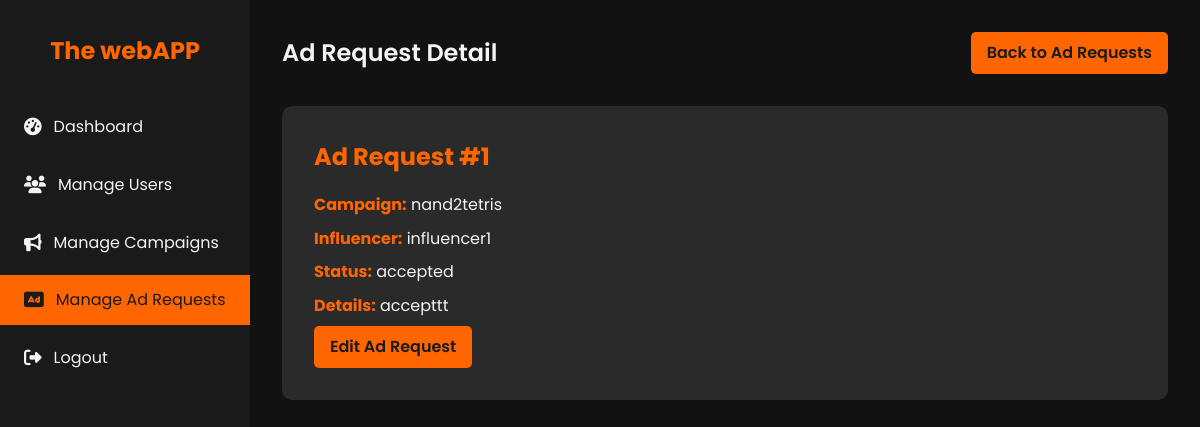
The page /admin/ad_requests/1 (signed in) on the database as committed earlier.
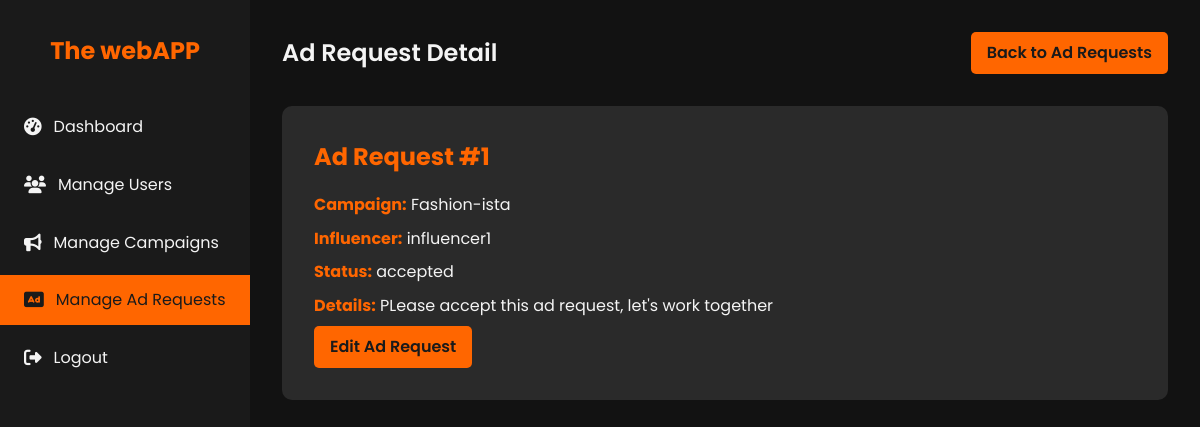
The same page on the database as committed later.
### models.py (models this page shows, shortened)
class Campaign(db.Model):
    id = db.Column(db.Integer, primary_key=True)
    sponsor_id = db.Column(db.Integer, db.ForeignKey('sponsor.id', ondelete='SET NULL'), nullable=True)
    title = db.Column(db.String(120), nullable=False)
    company_name= db.Column(db.String(120), nullable=False)
    description = db.Column(db.Text)
    budget = db.Column(db.Float)
    category = db.Column(db.String(120))
    status = db.Column(db.String(50), nullable=False)  # active, completed, flagged
    start_date = db.Column(db.DateTime)
    end_date = db.Column(db.DateTime)
    is_public = db.Column(db.Boolean, default=True)
    sponsor = db.relationship('Sponsor', backref=db.backref('campaigns', lazy=True, cascade='all, delete-orphan'))

class User(db.Model, UserMixin):
    id = db.Column(db.Integer, primary_key=True)
    username = db.Column(db.String(80), unique=True, nullable=False)
    password = db.Column(db.String(200), nullable=False)
    email = db.Column(db.String(120), unique=True, nullable=False)
    role = db.Column(db.String(50), nullable=False)  # admin, sponsor, influencer
    is_active = db.Column(db.Boolean, default=True)
    sponsor = db.relationship('Sponsor', back_populates='user', uselist=False)
    influencer = db.relationship('Influencer', back_populates='user', uselist=False)

class AdRequest(db.Model):
    id = db.Column(db.Integer, primary_key=True)
    campaign_id = db.Column(db.Integer, db.ForeignKey('campaign.id', ondelete='CASCADE'), nullable=False)
    influencer_id = db.Column(db.Integer, db.ForeignKey('influencer.id', ondelete='CASCADE'), nullable=False)
    status = db.Column(db.String(50), nullable=False)  # pending, accepted, rejected, negotiated
    details = db.Column(db.Text)
    negotiation_terms = db.Column(db.Text)
    communication_log = db.Column(db.Text)
    renegotiation_email = db.Column(db.String(120), nullable=False)
    company_name = db.Column(db.String(120), nullable=False)
    created_at = db.Column(db.DateTime, default=datetime.utcnow)
    updated_at = db.Column(db.DateTime, default=datetime.utcnow, onupdate=datetime.utcnow)
    campaign = db.relationship('Campaign', backref=db.backref('ad_requests', lazy=True, cascade='all, delete-orphan'))
    influencer = db.relationship('Influencer', backref=db.backref('ad_requests', lazy=True, cascade='all, delete-orphan'))

### app.py (the view)
    @app.route('/admin/ad_requests/<int:ad_request_id>')
    @login_required
    @admin_required
    def admin_ad_request_detail(ad_request_id):
        ad_request = AdRequest.query.get_or_404(ad_request_id)
        return render_template('admin_ad_request_detail.html', ad_request=ad_request)

### templates/admin_ad_request_detail.html (shortened to what this page needs)
<!DOCTYPE html>
<html lang="en">
<head>
    <link rel="stylesheet" href="https://cdnjs.cloudflare.com/ajax/libs/font-awesome/6.1.1/css/all.min.css">
</head>
<body>
    <div class="dashboard">
        <aside class="sidebar">
            <div class="logo">
                <h1>The webAPP</h1>
            </div>
            <nav>
                <ul class="nav-menu">
                    <li class="nav-item">
                        <a href="{{ url_for('admin_dashboard') }}" class="nav-link">
                            <i class="fas fa-tachometer-alt"></i> Dashboard
                        </a>
                    </li>
                    <li class="nav-item">
                        <a href="{{ url_for('admin_users') }}" class="nav-link">
                            <i class="fas fa-users"></i> Manage Users
                        </a>
                    </li>
                    <li class="nav-item">
                        <a href="{{ url_for('admin_campaigns') }}" class="nav-link">
                            <i class="fas fa-bullhorn"></i> Manage Campaigns
                        </a>
                    </li>
                    <li class="nav-item">
                        <a href="{{ url_for('admin_ad_requests') }}" class="nav-link active">
                            <i class="fas fa-ad"></i> Manage Ad Requests
                        </a>
                    </li>
                    <li class="nav-item">
                        <a href="{{ url_for('logout') }}" class="nav-link">
                            <i class="fas fa-sign-out-alt"></i> Logout
                        </a>
                    </li>
                </ul>
            </nav>
        </aside>
        <main class="main-content">
            <header class="header">
                <h1 class="welcome-text">Ad Request Detail</h1>
                <a href="{{ url_for('admin_ad_requests') }}" class="btn">Back to Ad Requests</a>
            </header>
            <section class="ad-request-detail">
                <h2>Ad Request #{{ ad_request.id }}</h2>
                <p><strong>Campaign:</strong> {{ ad_request.campaign.title }}</p>
                <p><strong>Influencer:</strong> {{ ad_request.influencer.user.username }}</p>
                <p><strong>Status:</strong> {{ ad_request.status }}</p>
                <p><strong>Details:</strong> {{ ad_request.details }}</p>
                <a href="{{ url_for('admin_ad_request_edit', ad_request_id=ad_request.id) }}" class="btn">Edit Ad Request</a>
            </section>
        </main>
    </div>
</body>
</html>

Rows that differ between the two databases and show on the page:
changed AdRequest "accepted": details "accepttt" → "PLease accept this ad request, let's work together"
changed Campaign: campaign "nand2tetris" → "Fashion-ista"
